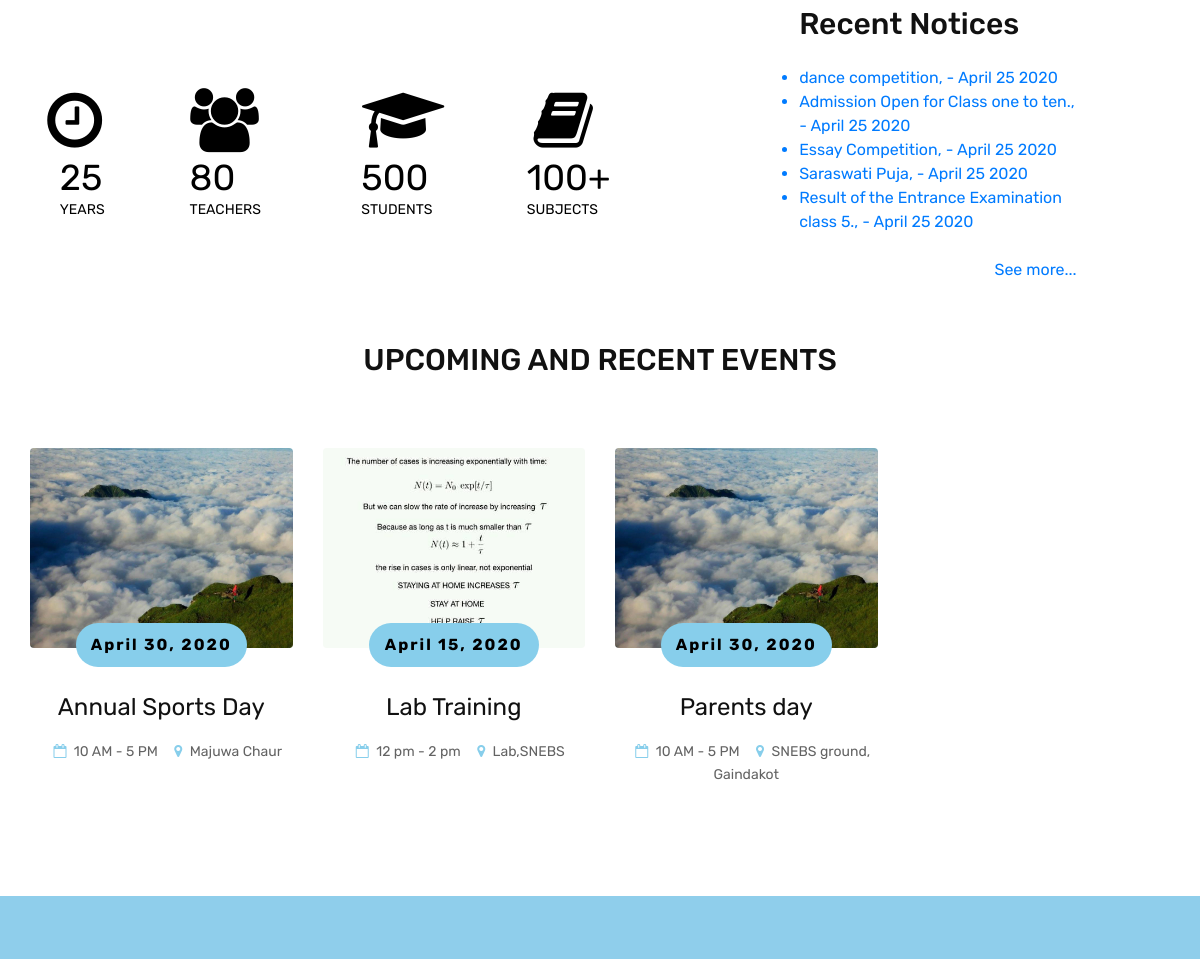
Before: / (middle part) with the older database file.
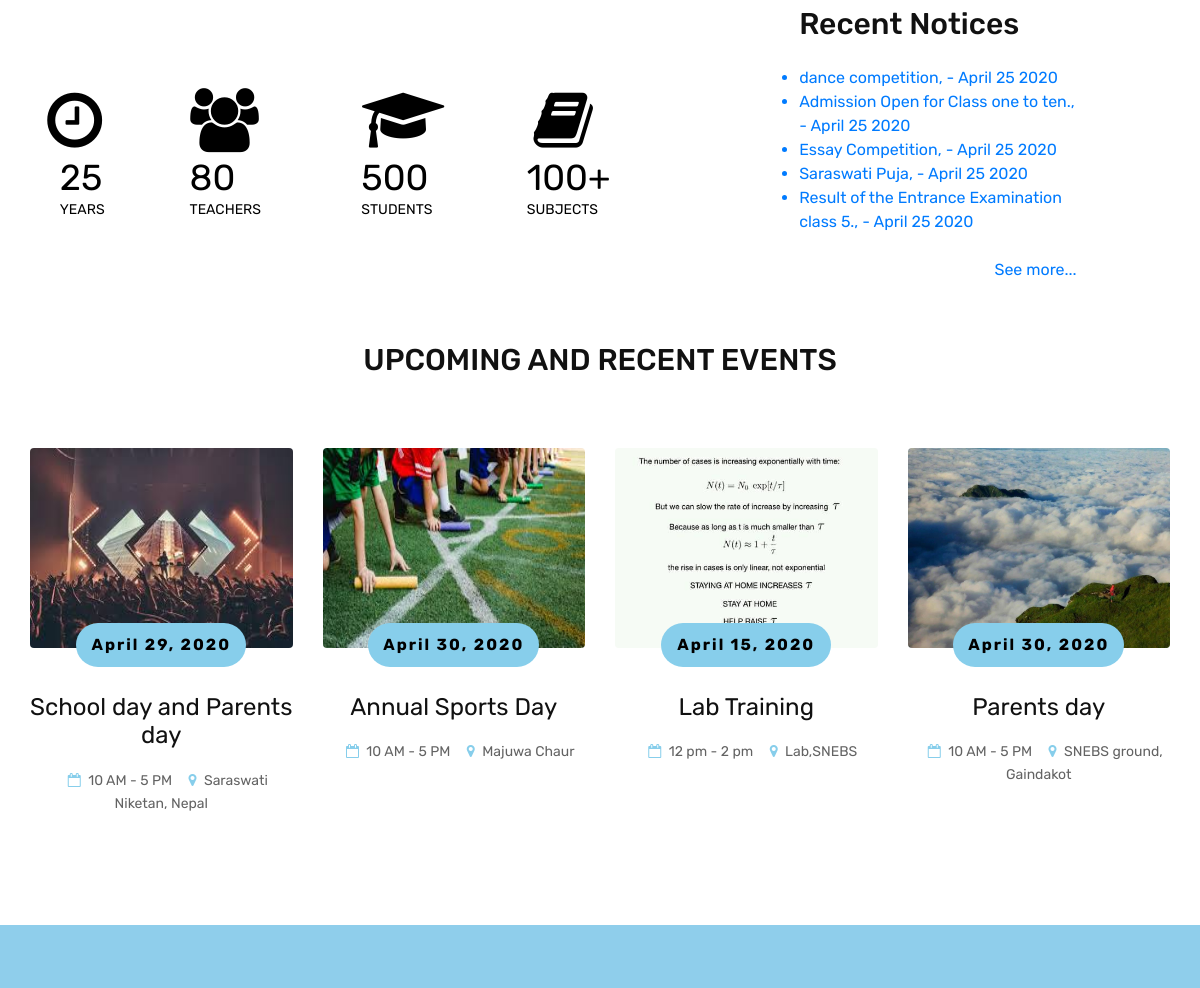
After: the same page with the newer database file.
### schools/models.py (models this page shows, shortened)
class Notice(models.Model):
	notice_title = models.CharField(max_length=120,null=False)
	notice_description = models.TextField(null=False)
	notice_image = models.ImageField()
	notice_file = models.FileField(null=True)
	timestamps = models.DateTimeField(auto_now_add=True,auto_now = False)
	updated = models.DateTimeField(auto_now_add=False,auto_now=True)
	def datepublished(self):
		return self.updated.strftime('%B %d %Y')

class Event(models.Model):
	event_title = models.CharField(max_length=120,null=False)
	event_details = models.TextField(null=False)
	event_date = models.DateField(null=False)
	event_time = models.CharField(max_length=90,null=False)
	event_location = models.CharField(max_length=120,null=False)
	event_thumbnail = models.ImageField()
	timestamps = models.DateTimeField(auto_now_add=True,auto_now=False)
	updated = models.DateTimeField(auto_now_add=False,auto_now=True)

### schools/views.py (the view)
# urls.py: path('', views.home, name="home"),
def home(request):
	images = IndexImage.objects.filter(active=1).order_by('-id')[:4]
	notices = Notice.objects.filter().order_by('-id')[:10]
	events = Event.objects.filter().order_by('-id')[:4]
	template = 'schools/index.html'
	context = {'all_images': images, 'all_notices':notices,'all_events':events}
	return render(request, template, context)

### templates/schools/index.html (shortened to what this page needs)
{% extends 'base.html' %}
{% block content%}
{% load static %}
	<br>
		<section class="blog-page-section spad pt-0">
		<div class="container">
			<div class="row">
			<section class="fact-section spad">
				<br><br>
		<div class="container">
			<div class="row">
				<div class="col-sm-4 col-lg-2 fact">
					<div class="fact-icon">
						<i class="fa fa-clock-o fa-lg"></i>
					</div>
					<div class="fact-text">
						<h2>25</h2>
						<p>YEARS</p>
					</div>
				</div>
				<div class="col-sm-4 col-lg-3 fact">
					<div class="fact-icon">
						<i class="fa fa-users fa-lg"></i>
					</div>
					<div class="fact-text">
						<h2>80</h2>
						<p>TEACHERS</p>
					</div>
				</div>
				<div class="col-sm-4 col-lg-3 fact">
					<div class="fact-icon">
						<i class="fa fa-graduation-cap fa-lg"></i>
					</div>
					<div class="fact-text">
						<h2>500</h2>
						<p>STUDENTS</p>
					</div>
				</div>
				<div class="col-sm-4 col-lg-3 fact">
					<div class="fact-icon">
						<i class="fa fa-book fa-lg"></i>
					</div>
					<div class="fact-text">
						<h2>100+</h2>
						<p>SUBJECTS</p>
					</div>
				</div>
			</div>
		</div>
	</section>
				<div class="col-sm-12 col-md-5 col-lg-5 col-xl-3 offset-xl-1 offset-0 pl-xl-0 sidebar pull-left">
						<h3>Recent Notices</h3><br>
						{% for notice in all_notices%}
						<ul>
							<a href='{{ notice.notice_file.url }}'><li>{{notice.notice_title}}, - {{notice.datepublished}}</li></a>
						</ul>
							{% endfor %}
						<br>
						<a href="{% url 'notice' %}" class="pull-right">See more...</a>
				</div>
			</div>
		</div>
	</section>
	<section class="event-section spad">
		<div class="container">
			<div class="section-title text-center">
				<h3>Upcoming and Recent EVENTS</h3>
							</div>
			<div class="row">
				{% for event in all_events%}
				<a href="{% url 'single_event' id=event.id %}">
				<div class="col-md-3 event-item">
					<div class="event-thumb">
						<img src='{{ event.event_thumbnail.url}}' alt="{{ event.event_thumbnail.url}}" width="200px" height="200px" class="rounded">
						<div class="event-date">
							<span>{{event.event_date}}</span>
						</div>
					</div>
					<div class="event-info">
						<h4>{{event.event_title}}</h4></a>
						<p><i class="fa fa-calendar-o"></i> {{event.event_time}} <i class="fa fa-map-marker"></i> {{event.event_location}}</p>
					</div>
				</div>
				{% endfor %}
	</section>
{%endblock%}

### templates/base.html (shortened to what this page needs)
<!DOCTYPE html>
<html lang="en">
<head>
	{% load static%}
	<link rel="stylesheet" href="https://stackpath.bootstrapcdn.com/font-awesome/4.7.0/css/font-awesome.min.css">
 	<link rel='stylesheet' type='text/css' href='{% static "css/bootstrap.min.css" %}' />
 	<link rel='stylesheet' type='text/css' href='{% static "css/font-awesome.min.css" %}' />
	<link rel='stylesheet' type='text/css' href='{% static "css/themify-icons.css" %}' />
	<link rel='stylesheet' type='text/css' href='{% static "css/magnific-popup.css" %}' />
	<link rel='stylesheet' type='text/css' href='{% static "css/animate.css" %}' />
	<link rel='stylesheet' type='text/css' href='{% static "css/owl.carousel.css" %}' />
	<link rel='stylesheet' type='text/css' href='{% static "css/style.css" %}' />
</head>
<body>
	{%block content%}
	{%endblock%}
	{% include 'footer.html' %}
</body>
</html>

### templates/navbar.html (shortened to what this page needs)
	{% load static%}

### templates/footer.html (shortened to what this page needs)
	<footer class="footer-section">
		<div class="container footer-top">
				{% load static %}
		</div>
	</footer>

### static/static_files/css/style.css (style rules this page uses)
html, body { height: 100%; font-family: 'Rubik', sans-serif; }
h1, h2, h3, h4, h5, h6 { color: #111111; margin: 0; font-weight: 500; font-family: 'Rubik', sans-serif; }
h2 { font-size: 36px; line-height: 1.2; }
h3 { font-size: 30px; }
h4 { font-size: 24px; }
p { font-size: 14px; color: #636363; line-height: 1.6; }
img { max-width: 100%; }
ul, ol { padding: 0; margin: 0; }
.spad { padding-top: 30px; padding-bottom: 30px; }
.section-title { margin-bottom: 70px; }
.section-title h3 { text-transform: uppercase; margin-bottom: 20px; }
.fact-section { background-position: center center; position: relative; }
.fact-section:after { position: absolute; content: ''; width: 100%; height: 100%; left: 0; top: 0; background: #fff; opacity: 0.8; }
.fact-section .container { position: relative; z-index: 1; }
.fact { text-align: center; }
.fact-icon { font-size: 48px; color: #000; width: 50px; display: inline-block; }
.fact-text { padding-left: 20px; display: inline-block; text-align: left; }
.fact-text h2 { color: #000; font-weight: 400; }
.fact-text p { margin-bottom: 0; text-transform: uppercase; color: #000; }
.event-item { margin-bottom: 50px; }
.event-item .event-thumb { margin-bottom: 45px; position: relative; }
.event-item .event-thumb img { min-width: 100%; }
.event-item .event-thumb .event-date { position: absolute; text-align: center; width: 100%; left: 0; bottom: -19px; }
.event-item .event-thumb .event-date span { min-width: 170px; bottom: 0; background: #87CEEB; padding: 10px 15px; text-align: center; font-size: 16px; font-weight: bold; color: #000; display: inline-block; border-radius: 50px; letter-spacing: 2px; }
.event-item .event-info { text-align: center; }
.event-item .event-info h4 { margin-bottom: 20px; font-weight: 400; }
.event-item .event-info p { margin-bottom: 30px; }
.event-item .event-info p i { color: #87CEEB; padding-left: 13px; padding-right: 4px; }
.footer-section { background-color: #8FCEEB; background-repeat: no-repeat; background-position: center 75px; }
.footer-section .footer-top { padding: 65px 15px; }
@media (min-width: 1200px) { .container { max-width: 1170px; } }

Changed rows visible on the page:
added Event: event_thumbnail (picture), event_date "April 29, 2020", event_title "School day and Parents day", event_time "10 AM - 5 PM", event_location "Saraswati Niketan, Nepal"
changed Event "Annual Sports Day": event_thumbnail: a different picture
